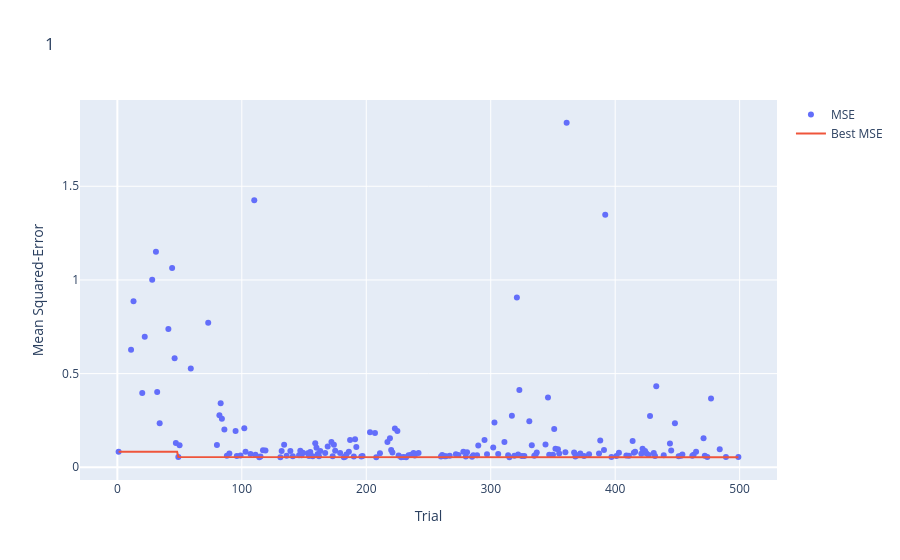
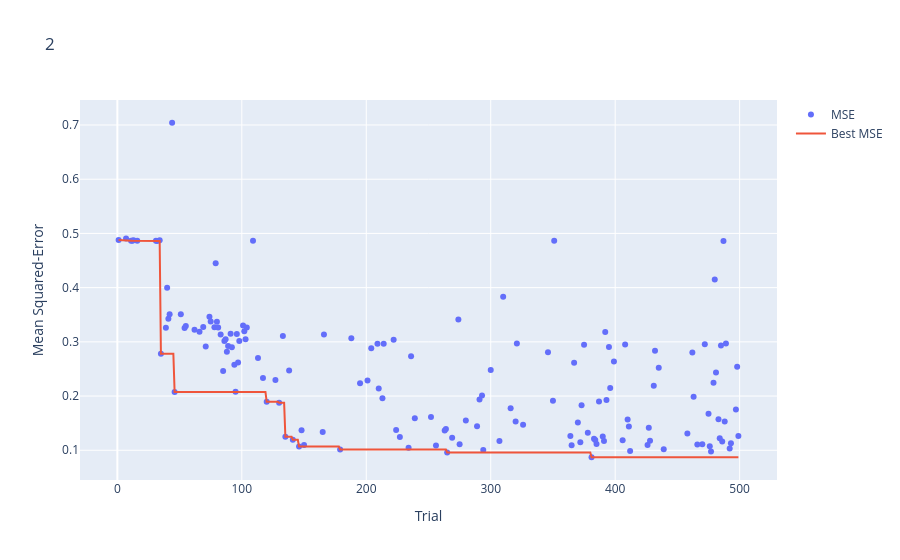
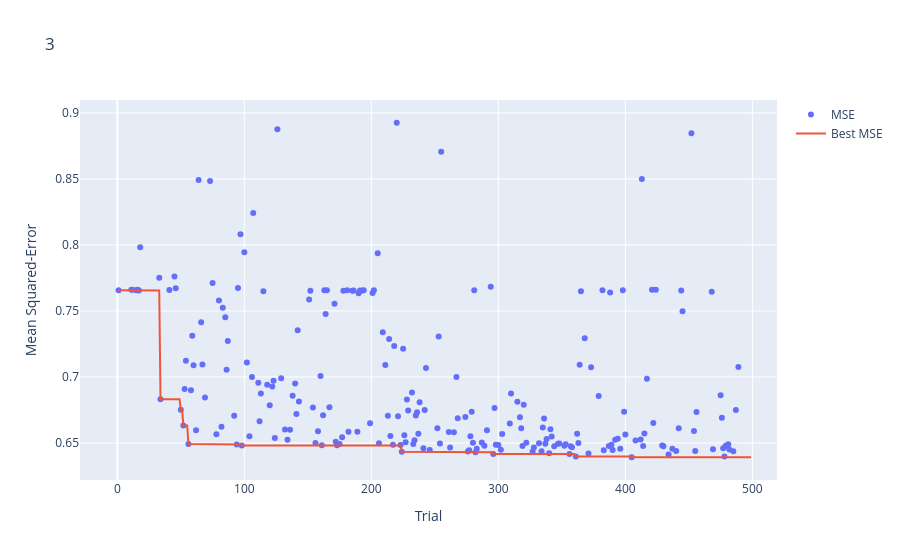
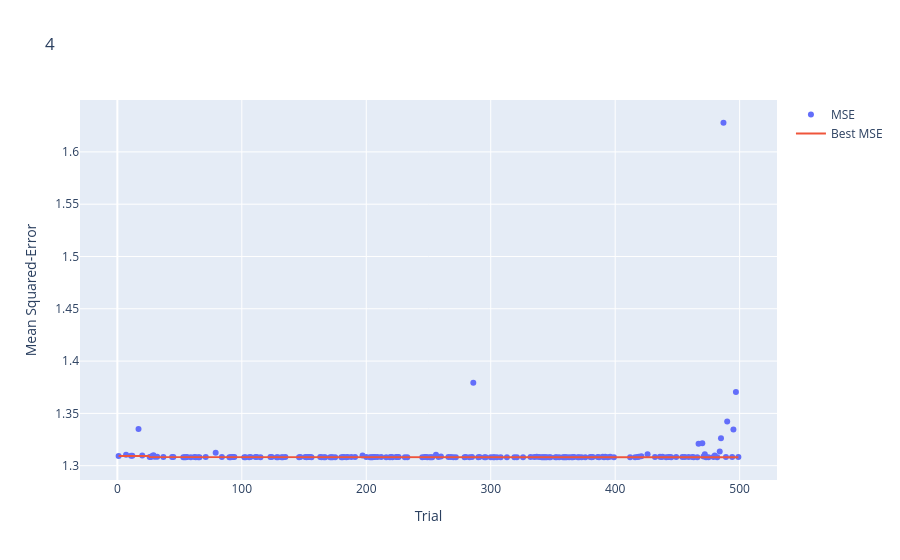

These figures' notebook cell, in order:
### Markdown cell above
### Optimization History Plots

### Code cell
for study, title in zip(studies, titles):
    fig = ov.plot_optimization_history(study)
    fig.update_layout(title=title, yaxis_title='Mean Squared-Error')
    fig.data[0].name = 'MSE'
    fig.data[1].name = 'Best MSE'
    fig.show()

### Figure 1 — Plotly figure (JSON) as saved in the notebook; plotly's stock layout.template omitted (floating-point values rounded to 4 significant figures; data arrays with more than 128 entries replaced by an {"elided": "..."} marker saying what was removed)
{"data": [{"mode": "markers", "name": "MSE", "type": "scatter", "x": {"elided": "179 int values"}, "y": {"elided": "179 float values"}}, {"mode": "lines", "name": "Best MSE", "type": "scatter", "x": {"elided": "500 int values"}, "y": {"elided": "500 float values"}}, {"marker": {"color": "#cccccc"}, "mode": "markers", "name": "Infeasible Trial", "showlegend": false, "type": "scatter", "x": [], "y": []}], "layout": {"title": {"text": "1"}, "xaxis": {"title": {"text": "Trial"}}, "yaxis": {"title": {"text": "Mean Squared-Error"}}}}

### Figure 2 — Plotly figure (JSON) as saved in the notebook; plotly's stock layout.template omitted (floating-point values rounded to 4 significant figures; data arrays with more than 128 entries replaced by an {"elided": "..."} marker saying what was removed)
{"data": [{"mode": "markers", "name": "MSE", "type": "scatter", "x": {"elided": "155 int values"}, "y": {"elided": "155 float values"}}, {"mode": "lines", "name": "Best MSE", "type": "scatter", "x": {"elided": "500 int values"}, "y": {"elided": "500 float values"}}, {"marker": {"color": "#cccccc"}, "mode": "markers", "name": "Infeasible Trial", "showlegend": false, "type": "scatter", "x": [], "y": []}], "layout": {"title": {"text": "2"}, "xaxis": {"title": {"text": "Trial"}}, "yaxis": {"title": {"text": "Mean Squared-Error"}}}}

### Figure 3 — Plotly figure (JSON) as saved in the notebook; plotly's stock layout.template omitted (floating-point values rounded to 4 significant figures; data arrays with more than 128 entries replaced by an {"elided": "..."} marker saying what was removed)
{"data": [{"mode": "markers", "name": "MSE", "type": "scatter", "x": {"elided": "233 int values"}, "y": {"elided": "233 float values"}}, {"mode": "lines", "name": "Best MSE", "type": "scatter", "x": {"elided": "500 int values"}, "y": {"elided": "500 float values"}}, {"marker": {"color": "#cccccc"}, "mode": "markers", "name": "Infeasible Trial", "showlegend": false, "type": "scatter", "x": [], "y": []}], "layout": {"title": {"text": "3"}, "xaxis": {"title": {"text": "Trial"}}, "yaxis": {"title": {"text": "Mean Squared-Error"}}}}

### Figure 4 — Plotly figure (JSON) as saved in the notebook; plotly's stock layout.template omitted (floating-point values rounded to 4 significant figures; data arrays with more than 128 entries replaced by an {"elided": "..."} marker saying what was removed)
{"data": [{"mode": "markers", "name": "MSE", "type": "scatter", "x": {"elided": "195 int values"}, "y": {"elided": "195 float values"}}, {"mode": "lines", "name": "Best MSE", "type": "scatter", "x": {"elided": "500 int values"}, "y": {"elided": "500 float values"}}, {"marker": {"color": "#cccccc"}, "mode": "markers", "name": "Infeasible Trial", "showlegend": false, "type": "scatter", "x": [], "y": []}], "layout": {"title": {"text": "4"}, "xaxis": {"title": {"text": "Trial"}}, "yaxis": {"title": {"text": "Mean Squared-Error"}}}}
